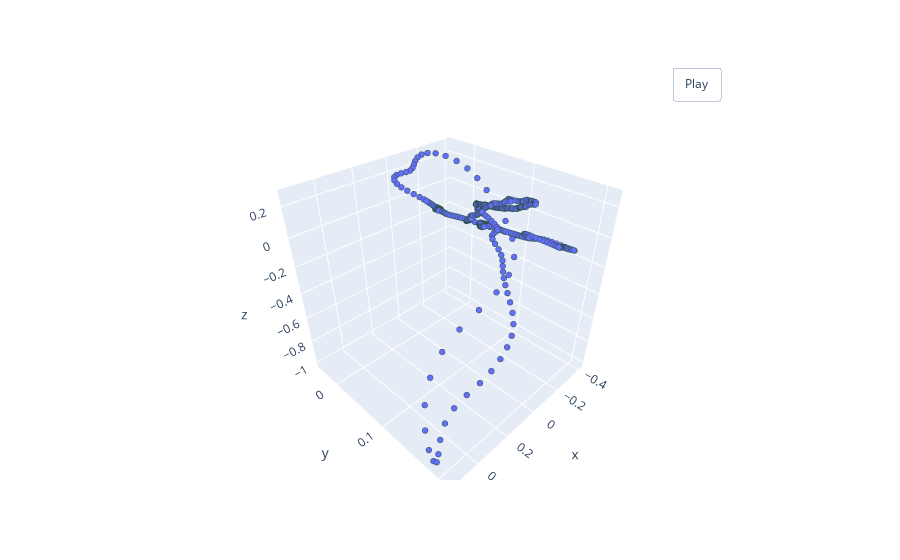

The code cell stored with this chart in its notebook:
### Markdown cell above
Демонстрация нормализации (StandardScaler) исходных облаков точек:

### Code cell
file_path = 'final_pointcloud_dataset/train/AG2_period_3.csv'
#file_path_normalized = 'final_pointcloud_dataset_normalized/train/AG2_period_3.csv'

print('Исходное облако точек:')
# Чтение CSV-файла
df = pd.read_csv(file_path)
point_cloud_array = df[['x', 'y', 'z']].values
pcshow(*point_cloud_array.T)


#print('Нормализованное облако точек:')
# Чтение CSV-файла
#df_normalized = pd.read_csv(file_path_normalized)
#point_cloud_array = df_normalized[['x', 'y', 'z']].values
#pcshow(*point_cloud_array.T)

### Figure 1 — Plotly figure (JSON) as saved in the notebook; plotly's stock layout.template omitted (floating-point values rounded to 4 significant figures; data arrays with more than 128 entries replaced by an {"elided": "..."} marker saying what was removed)
{"data": [{"marker": {"line": {"color": "DarkSlateGrey", "width": 2}, "size": 2}, "mode": "markers", "type": "scatter3d", "x": {"elided": "534 float values"}, "y": {"elided": "534 float values"}, "z": {"elided": "534 float values"}}], "layout": {"updatemenus": [{"buttons": [{"args": [null, {"frame": {"duration": 50, "redraw": true}, "fromcurrent": true, "mode": "immediate", "transition": {"duration": 0}}], "label": "Play", "method": "animate"}], "pad": {"r": 10, "t": 45}, "showactive": false, "type": "buttons", "x": 0.8, "xanchor": "left", "y": 1, "yanchor": "bottom"}]}}
